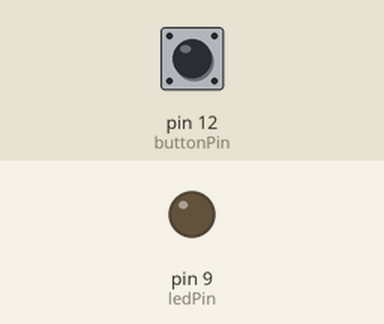
Simulated run of this sketch. Board: Arduino Uno, built with avr-gcc and run on an emulated ATmega328P. Shown: output pins drawn as LEDs (lit = HIGH). The inputs (shaded band) are chosen by the test bench; at power-on: pin 12 (buttonPin) HIGH.

Above: at 1.2 s.
1.3 s: pin 12 (buttonPin) pulled LOW for 0.15 s
At 2.2 s:
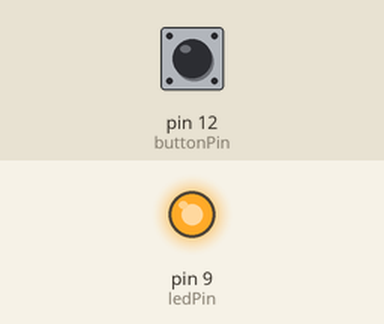
2.9 s: pin 12 (buttonPin) pulled LOW for 1 s
At 3.5 s:
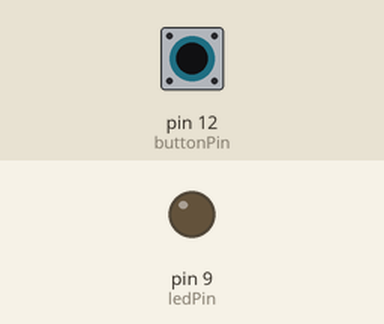
5.4 s: pin 12 (buttonPin) pulled LOW for 3.2 s
At 6.6 s:
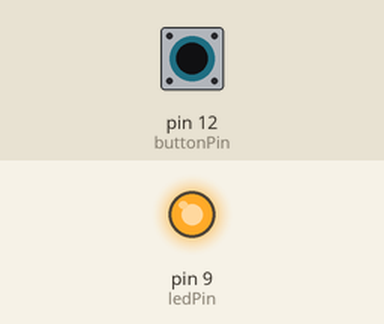
Timing chart, 0 to 8.4 s (numbered marks = the images above; inputs shaded):
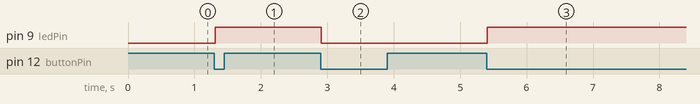

Measured:
- after the input at 1.3 s, pin 9 (ledPin): LOW → HIGH at once
- after the input at 2.9 s, pin 9 (ledPin): HIGH → LOW at once
- after the input at 5.4 s, pin 9 (ledPin): LOW → HIGH at once

The sketch:

arduino_6_CW.ino
```cpp
//6.1 Push Button controlled LED

// int buttonPin = 12;  //LED pin
// int ledPin = 9;

// void setup() {
//   pinMode(buttonPin, INPUT);
//   pinMode(ledPin, OUTPUT);
// }


// void loop() {
//   if (digitalRead(buttonPin) == HIGH)
//     digitalWrite(ledPin, LOW);
//   else;
//     digitalWrite(ledPin, LOW);
// }


//6.2 LED State change using Push Button

int buttonPin = 12;
int ledPin = 9;
boolean isLightning = false;

void setup() {
  pinMode(buttonPin, INPUT);
  pinMode(ledPin, OUTPUT);
}

void loop(){
if (digitalRead(buttonPin) == LOW){
  delay(10);
  if (digitalRead(buttonPin) == LOW){
    reverseLED();
    while (digitalRead(buttonPin)==LOW);
    delay(10);
    }
  }
}

void reverseLED() {
  if (isLightning) {
    digitalWrite(ledPin, LOW);
    isLightning=false;
  }
  else {
    digitalWrite(ledPin, HIGH);
    isLightning = true;
  }
}
```
